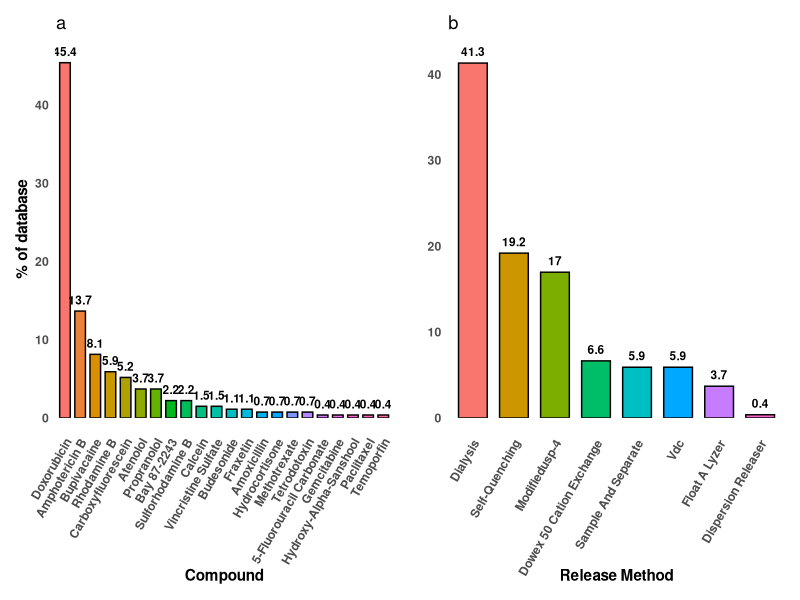
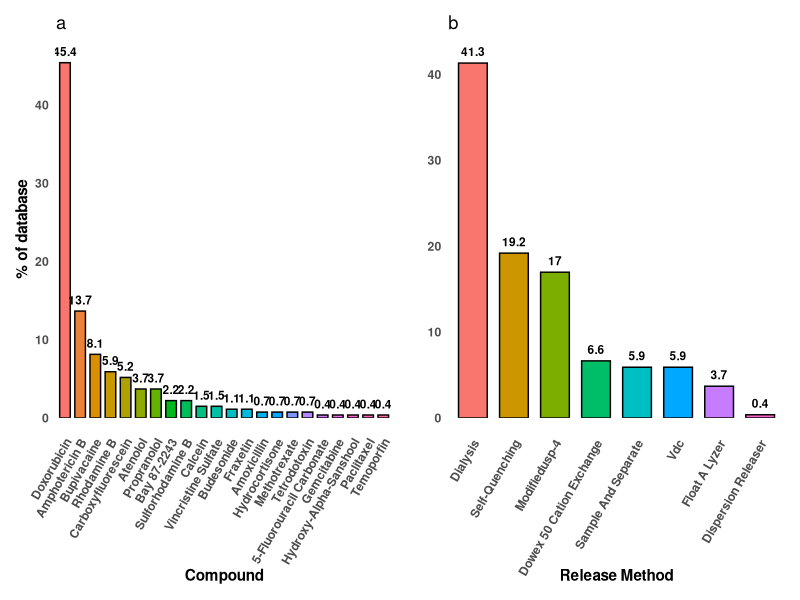

Here is the R script that generated these plots, in order:
library(readr)
library(ggplot2)
library(dplyr)
library(scales)
library(ggrepel)
library(forcats)
library(patchwork)
library(stringr)

# Load and prep data
APIs <- read_csv("data/processed/API_percent.csv") %>%
  mutate(API = as.character(API_name)) %>%
  select(API, Percent)

#capitalise first letter of each API 
APIs$API <- str_to_title(APIs$API)


# Reorder API factor levels by descending percent
APIs <- APIs %>%
  mutate(API = fct_reorder(API, Percent, .desc = TRUE))

# Plot as histogram (bar plot)
plot_APIs <- ggplot(APIs, aes(x = API, y = Percent, fill = API)) +
  geom_col(color = "black", width = 0.7) +
  geom_text(aes(
    label = paste0(round(Percent, 1)),  # Round to 1 decimal place
    color = "black"
  ),
  vjust = -0.3,           # Adjust vertical positioning to move labels further up
  nudge_y = 0.5,         # Additional upward nudge
  size = 3,
  fontface = "bold",
  show.legend = FALSE) +
  scale_color_identity() +
  scale_y_continuous(
    labels = scales::label_number(scale = 1),
    expand = expansion(mult = c(0, 0.05))  # Add more space above bars
  ) +
  labs(
    x = "Compound",
    y = "% of database",
  ) +
  theme_minimal() +
  theme(
    legend.position = "none",
    axis.text.x = element_text(angle = 60, hjust = 1, vjust = 0.9, face = "bold"),  
    axis.text.y = element_text(face = "bold"),  
    axis.title.x = element_text(face = "bold"),  
    axis.title.y = element_text(face = "bold"),
    panel.grid = element_blank()
  ) + 
  ggtitle("a")


#plot for release_method frequency data 
release_methods <- read_csv("data/processed/method_percent.csv") %>%
  mutate(release_method = as.character(release_method)) %>%
  select(release_method, Percent)

#capitalise first letter of each release method 
release_methods$release_method <- str_to_title(release_methods$release_method)

# Reorder API factor levels by descending percent
release_methods <- release_methods %>%
  mutate(release_method = fct_reorder(release_method, Percent, .desc = TRUE))

# Plot for release_methods
plot_methods <- ggplot(release_methods, aes(x = release_method, y = Percent, fill = release_method)) +
  geom_col(color = "black", width = 0.7) +
  geom_text(aes(
    label = paste0(round(Percent, 1)),  # Round to 1 decimal place
    color = "black"
  ),
  vjust = -0.3,           # Adjust vertical positioning to move labels further up
  nudge_y = 0.5,          # Additional upward nudge
  size = 3,
  fontface = "bold",
  show.legend = FALSE) +
  scale_color_identity() +
  scale_y_continuous(
    labels = scales::label_number(scale = 1),
    expand = expansion(mult = c(0, 0.05))  # Add more space above bars
  ) +
  labs(
    x = "Release Method",
    y = "") +
  theme_minimal() +
  theme(
    legend.position = "none",
    axis.text.x = element_text(angle = 60, hjust = 1, vjust = 0.9, face = "bold"),  
    axis.text.y = element_text(face = "bold"),  
    axis.title.x = element_text(face = "bold"),
    panel.grid = element_blank()
  ) + 
  ggtitle("b")


# Combine the two plots side by side (subplot)
combined_plot <- plot_APIs + plot_methods

# To make only the x-axis labels bold
combined_plot + theme(
  axis.text.x = element_text(face = "bold")  # Make only x-axis labels bold
)

# Save the combined plot as a high-resolution PNG
ggsave(
  "figures/API_releasemethod.png",  # Filename
  plot = combined_plot,  # Plot to save
  dpi = 600,  # Set the resolution to 300 DPI (high resolution)
  width = 10,  # Set the width of the image (in inches)
  height = 8,  # Set the height of the image (in inches)
  units = "in",  # Set units to inches
  device = "png"  # Save as PNG
)




